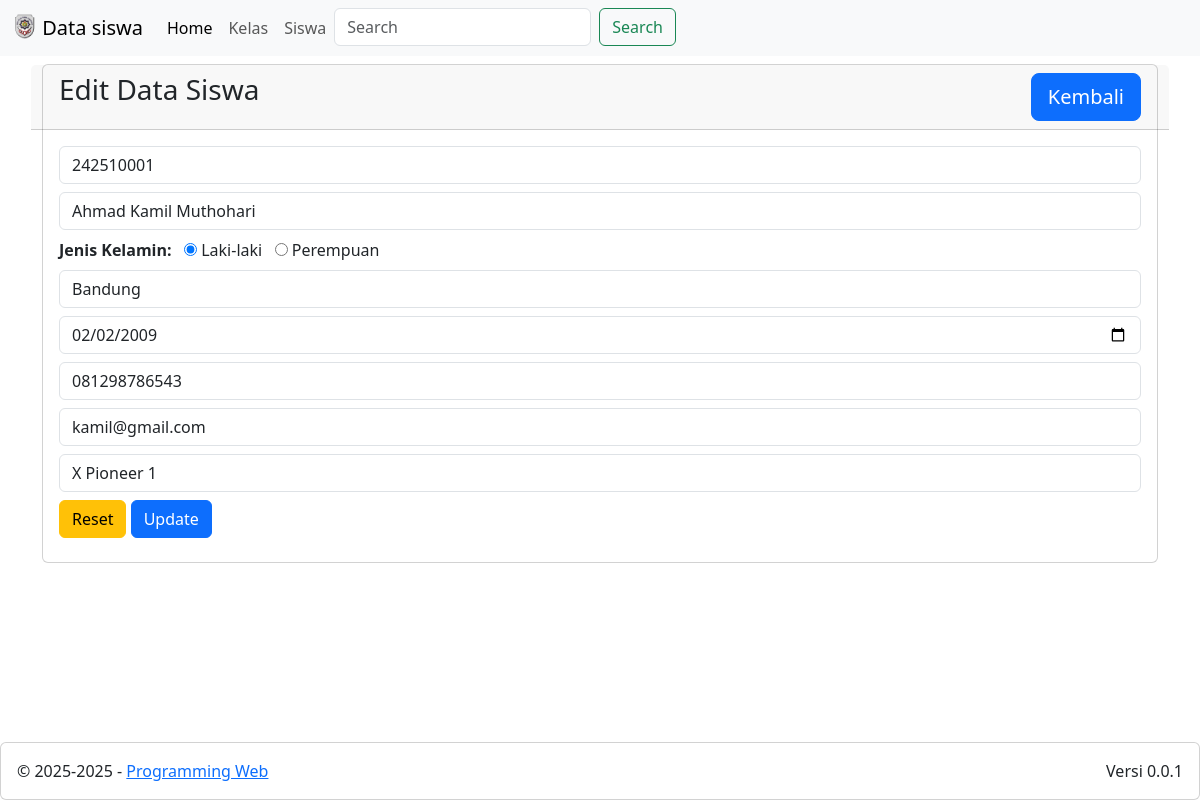
/ptswebpro8/index.php?m=siswa&s=edit&id=1, run on the app's committed database.
### tables this page shows
CREATE TABLE `students` (
  `id` int(11) NOT NULL,
  `nis` varchar(9) NOT NULL,
  `name` varchar(100) NOT NULL,
  `gender` varchar(9) NOT NULL,
  `pob` varchar(100) NOT NULL COMMENT 'place of birth',
  `dob` date NOT NULL COMMENT 'date of birth',
  `address` varchar(255) NOT NULL,
  `phone` varchar(15) NOT NULL,
  `email` varchar(100) NOT NULL,
  `photo` varchar(100) NOT NULL,
  `grade_id` int(11) NOT NULL
);

CREATE TABLE `grades` (
  `id` int(11) NOT NULL,
  `grade` varchar(75) NOT NULL,
  `room` varchar(50) NOT NULL,
  `capacity` int(11) NOT NULL,
  `fill` int(11) NOT NULL
);

### ptswebpro8/siswa/edit.php (the view, shortened to what this page needs)
<div class="row">
    <div class="col-12">
        <div class="card">
            <div class="card-header row">
                <div class="card-title h3 col-8">Edit Data Siswa</div>
                <div class="col-4">
                    <a href="?m=siswa&s=view" class="btn btn-lg btn-primary float-end">Kembali</a>
                </div>
            </div>
            <?php
            include_once('config.php');
            $id = $_GET['id'];
            $sql = "SELECT * FROM students WHERE id='$id'";
            $result = mysqli_query($conn, $sql);
            $r = mysqli_fetch_assoc($result);
            ?>
            <div class="card-body">
                <form action="?m=siswa&s=update" method="post">
                    <div class="mb-2">
                        <input type="text" class="form-control" name="nis" value="<?= $r['nis'] ?>" placeholder="Nomor Induk Siswa" required autofocus>
                    </div>
                    <div class="mb-2">
                        <input type="text" class="form-control" name="name" value="<?= $r['name'] ?>" placeholder="Nama Siswa" required>
                    </div>
                    <div class="mb-2">
                        <label for="">Jenis Kelamin: &nbsp;</label>
                        <input type="radio" name="gender" value="Laki-laki" <?= $r['gender'] == 'Laki-laki' ? 'checked' : '' ?>> Laki-laki &nbsp;
                        <input type="radio" name="gender" value="Perempuan" <?= $r['gender'] == 'Perempuan' ? 'checked' : '' ?>> Perempuan
                    </div>
                    <div class="mb-2">
                        <input type="text" class="form-control" name="pob" value="<?= $r['pob'] ?>" placeholder="Tempat Lahir (isi dengan nama Kabupaten/Kota)">
                    </div>
                    <div class="mb-2">
                        <input type="date" class="form-control" name="dob" value="<?= $r['dob'] ?>" placeholder="Tanggal Lahir">
                    </div>
                    <div class="mb-2">
                        <input type="text" class="form-control" name="phone" value="<?= $r['phone'] ?>" placeholder="Telepon">
                    </div>
                    <div class="mb-2">
                        <input type="text" class="form-control" name="email" value="<?= $r['email'] ?>" placeholder="Email">
                    </div>
                    <div class="mb-2">
                        <select name="grade_id" class="form-control" required>
                            <?php
                            include_once("config.php");
                            $sql = "SELECT * FROM grades";
                            $result = mysqli_query($conn, $sql);
                            while ($r1 = mysqli_fetch_assoc($result)) {
                                echo '<option value="'.$r1['id'].'" '.($r['grade_id'] == $r1['id'] ? 'selected' : '').'>'.$r1['grade'].'</option>';
                            }
                            ?>
                        </select>
                    </div>
                    <div class="mb-2">
                        <input type="reset" class="btn btn-warning">
                        <input type="submit" value="Update" class="btn btn-primary" name="update">
                    </div>
                </form>
            </div>
        </div>
    </div>
</div>

### ptswebpro8/siswa/edit.php (style rules this page uses)
label { font-weight: bold; }

### data on the page
students: nis "242510001", name "Ahmad Kamil Muthohari", gender "☑", pob "Bandung", dob "02/02/2009", phone "081298786543", email "kamil@gmail.com", grade_id "X Pioneer 1"
